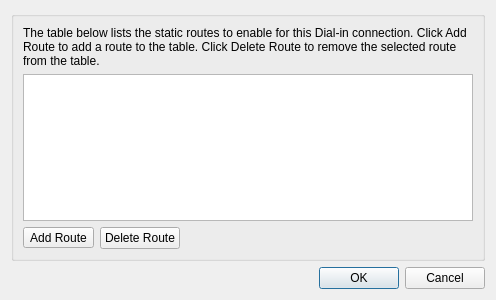
<?xml version="1.0" encoding="UTF-8"?>
<ui version="4.0">
 <class>StaticRoutesWidget</class>
 <widget class="QWidget" name="StaticRoutesWidget">
  <property name="geometry">
   <rect>
    <x>0</x>
    <y>0</y>
    <width>496</width>
    <height>300</height>
   </rect>
  </property>
  <property name="windowTitle">
   <string>Form</string>
  </property>
  <layout class="QGridLayout" name="gridLayout">
   <item row="0" column="0">
    <widget class="QGroupBox" name="groupBox">
     <property name="title">
      <string/>
     </property>
     <layout class="QGridLayout" name="gridLayout_2">
      <item row="0" column="0" colspan="3">
       <widget class="QLabel" name="descriptionLabel">
        <property name="text">
         <string>The table below lists the static routes to enable for this Dial-in connection. Click Add Route to add a route to the table. Click Delete Route to remove the selected route from the table.</string>
        </property>
        <property name="wordWrap">
         <bool>true</bool>
        </property>
       </widget>
      </item>
      <item row="1" column="0" colspan="3">
       <widget class="QTableView" name="routesTableView"/>
      </item>
      <item row="2" column="0">
       <widget class="QToolButton" name="addToolButton">
        <property name="text">
         <string>Add Route</string>
        </property>
       </widget>
      </item>
      <item row="2" column="1">
       <widget class="QPushButton" name="deletePushButton">
        <property name="text">
         <string>Delete Route</string>
        </property>
       </widget>
      </item>
      <item row="2" column="2">
       <spacer name="horizontalSpacer">
        <property name="orientation">
         <enum>Qt::Horizontal</enum>
        </property>
        <property name="sizeHint" stdset="0">
         <size>
          <width>262</width>
          <height>20</height>
         </size>
        </property>
       </spacer>
      </item>
     </layout>
    </widget>
   </item>
   <item row="1" column="0">
    <widget class="QDialogButtonBox" name="buttonBox">
     <property name="standardButtons">
      <set>QDialogButtonBox::Cancel|QDialogButtonBox::Ok</set>
     </property>
    </widget>
   </item>
  </layout>
 </widget>
 <resources/>
 <connections/>
</ui>
